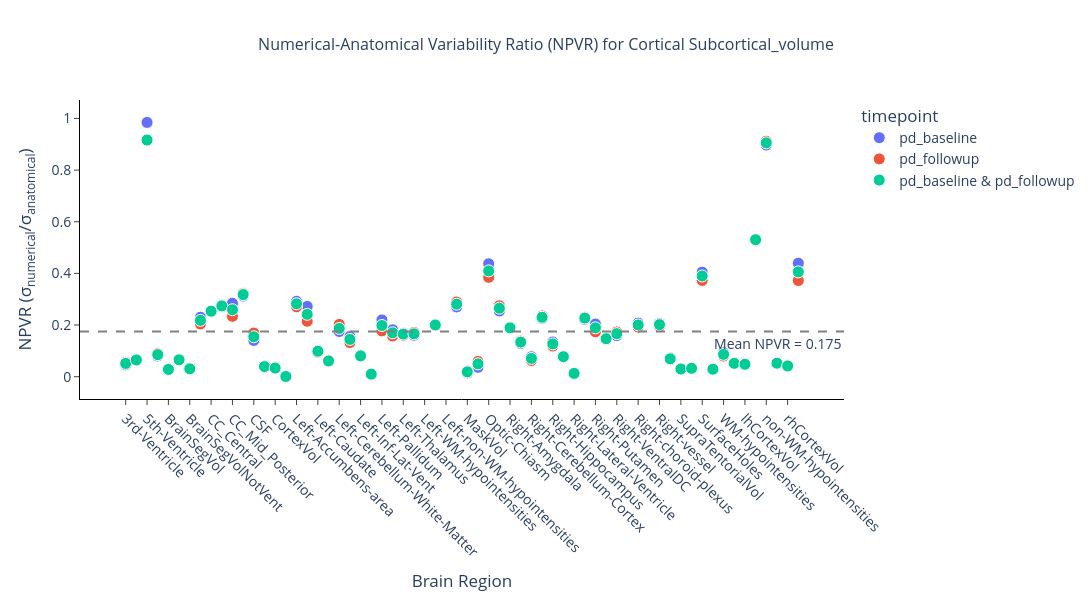
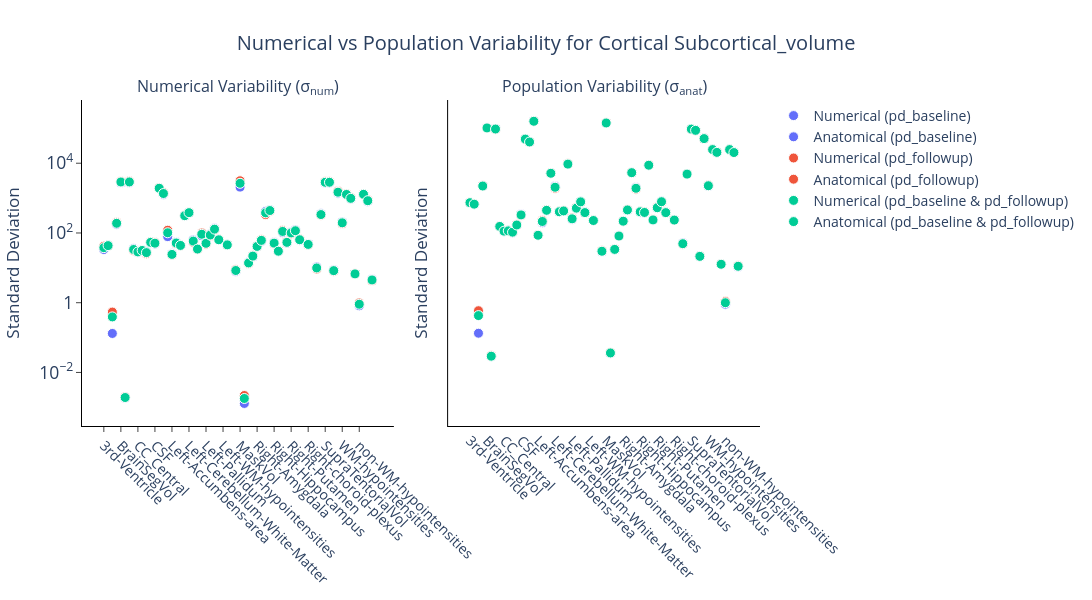
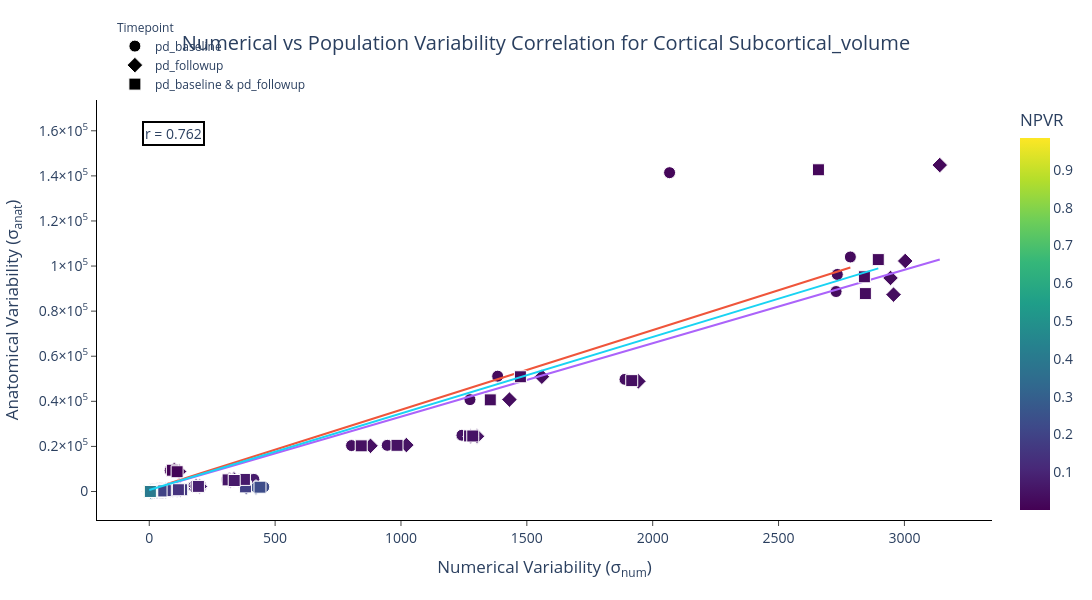

Source (notebook cell) for these figures, in order:
### Markdown cell above
### Baseline - PD

### Code cell
import numpy as np

# Get populations and compute variability
_, pop_pd_baseline = get_population(df, df_cohort, visit="first")
_, pop_pd_followup = get_population(df, df_cohort, visit="second")
pop_pd = np.concatenate([pop_pd_baseline, pop_pd_followup])

config = NpvrConfig(
    metric=METRIC,
    bilateral=False,
    change=False,
    csv_dir=csv_dir,
    figures_dir=figures_dir,
    regions_template=regions_template,
    anondir=anondir,
    title_suffix="Cortical",
)

_ = generate_npvr(
    get_stats_metric=get_stats_metric,
    pop1=pop_pd_baseline,
    pop2=pop_pd_followup,
    pop_all=pop_pd,
    pop1_name="pd_baseline",
    pop2_name="pd_followup",
    config=config,
)
